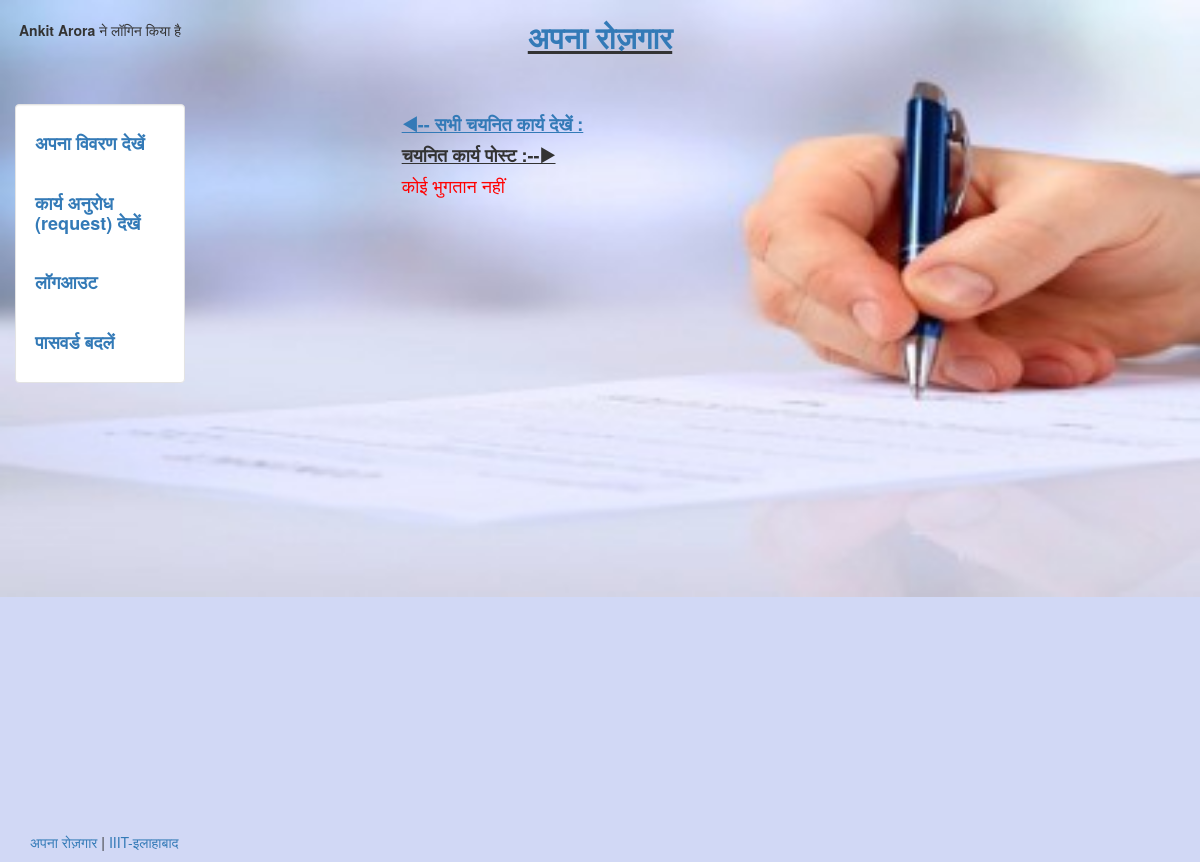
The app's page /hpay (signed in), older data.
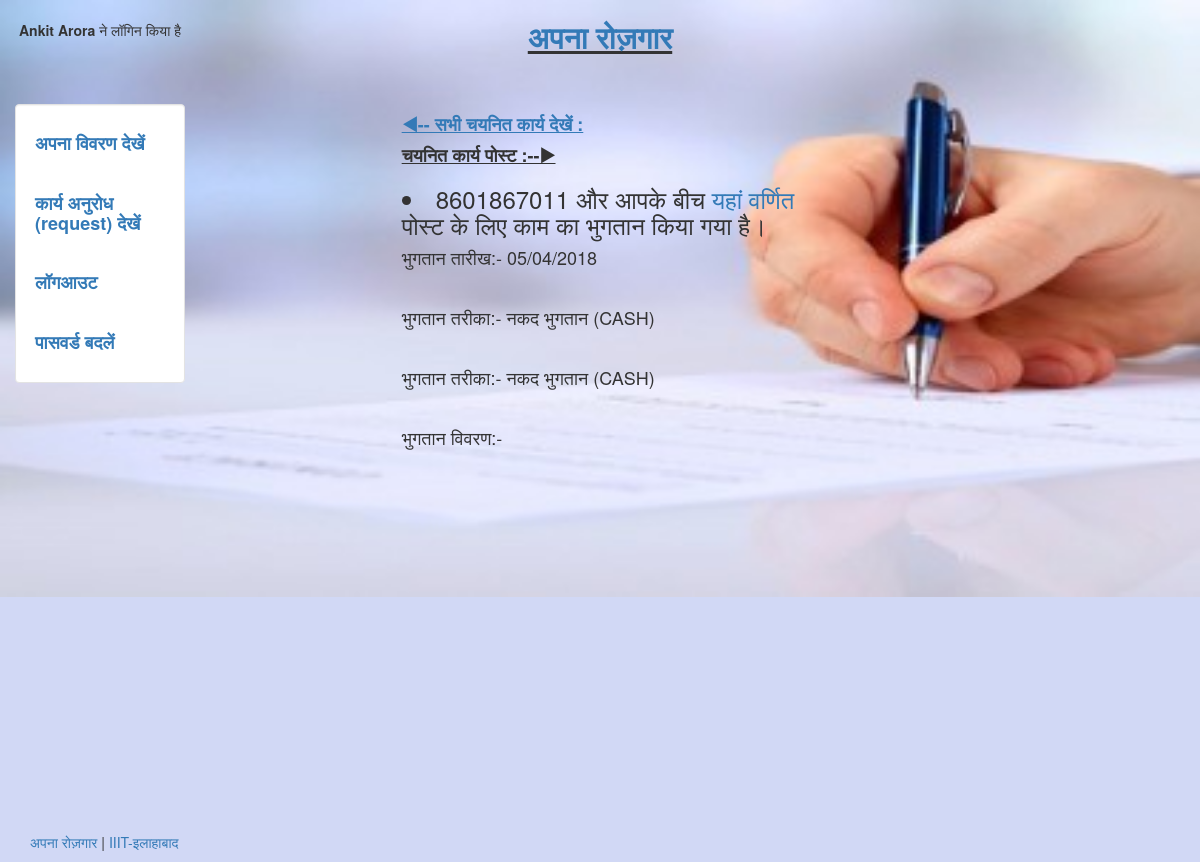
The same page, newer data.
### login/models.py (models this page shows)
class Feedback(models.Model):
    feedback_id=models.AutoField(primary_key=True)
    userhirer = models.CharField(max_length=100,blank = True, null = True)
    userworker = models.CharField(max_length=100,blank = True, null = True)
    post_id=models.IntegerField(blank = True, null = True)
    feedback1=models.TextField(max_length = 100,blank = True, null = True)
    feedback2=models.TextField(max_length = 100,blank = True, null = True)
    feedback3=models.TextField(max_length = 100,blank = True, null = True)
    description=models.TextField(max_length = 200,blank = True, null = True)
    pmode = models.CharField(max_length = 2,blank = True, null = True)
    pdate = models.DateField(blank = True, null = True)

### worker/views.py (the view)
# urls.py: url(r'^hpay',payments,name = 'payments'),
def payments(request):
  dataa=Feedback.objects.filter(userworker=request.user.username)
  if len(dataa)==0:
    warn=" कोई भुगतान नहीं"
    return render(request,'worker/payments.html',{'warn':warn})
  else:
    warn=""
    return render(request,'worker/payments.html',{'warn':warn,'selected':dataa})

### worker/templates/worker/payments.html (shortened to what this page needs)
{% extends "login/header.html" %}
{% block content %}
<div class ='col-sm-6 col-sm-offset-2'>
  <link rel="stylesheet" href="https://cdnjs.cloudflare.com/ajax/libs/font-awesome/4.7.0/css/font-awesome.min.css">
<h4><b><a href='/confirm_work'><u>&#9664;-- सभी चयनित कार्य देखें  :</u></a></b></h4>
    <h4><u><b>चयनित कार्य पोस्ट :--&#9654;</b></u></h4>
  <h4><font color="red"> {{ warn }}</font></h4>
     {% for data1 in selected %}
      <h3><li>{{data1.userhirer}} और आपके बीच <a href="/detailpost/?data={{data1.post_id}}">यहां वर्णित </a>पोस्ट के लिए काम का भुगतान  किया गया है।</li></h3>
      <h4> भुगतान तारीख:- {{data1.pdate|date:"d/m/20y"}}</h4>
      <br>
      <h4> भुगतान तरीका:- {{data1.pmode}}</h4>
      <br>
      <h4> भुगतान तरीका:- {{data1.pmode}}</h4>
      <br>
     <h4> भुगतान विवरण:- {{data1.description}}</h4>
      <br>
     {% endfor %}
</div>
{% endblock %}

Row changes from the older to the newer data that the page shows:
added Feedback: userhirer "8601867011", pdate "05/04/2018", pmode "नकद भुगतान (CASH)"
Text that changed along with them:
{{ warn }}: "कोई भुगतान नहीं" → (not shown)
